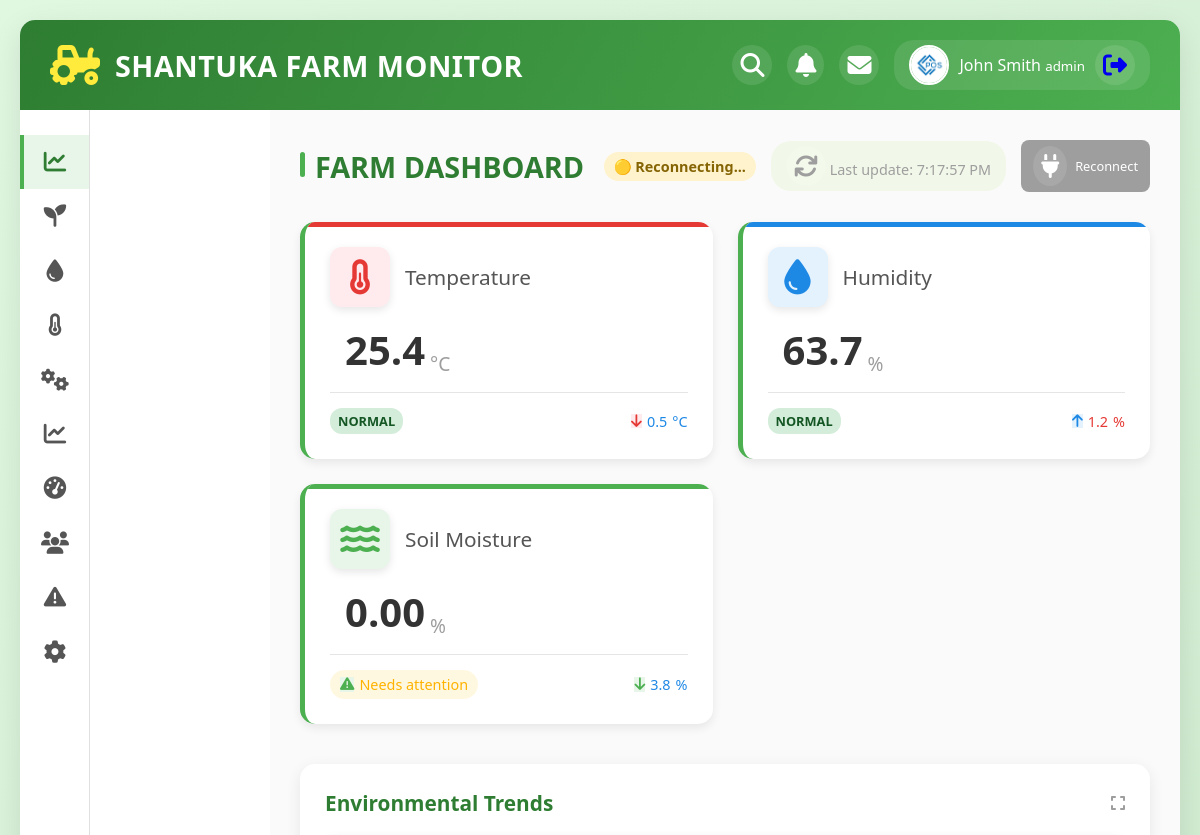
The page /dashboard (signed in, upper part) on the database as committed earlier.
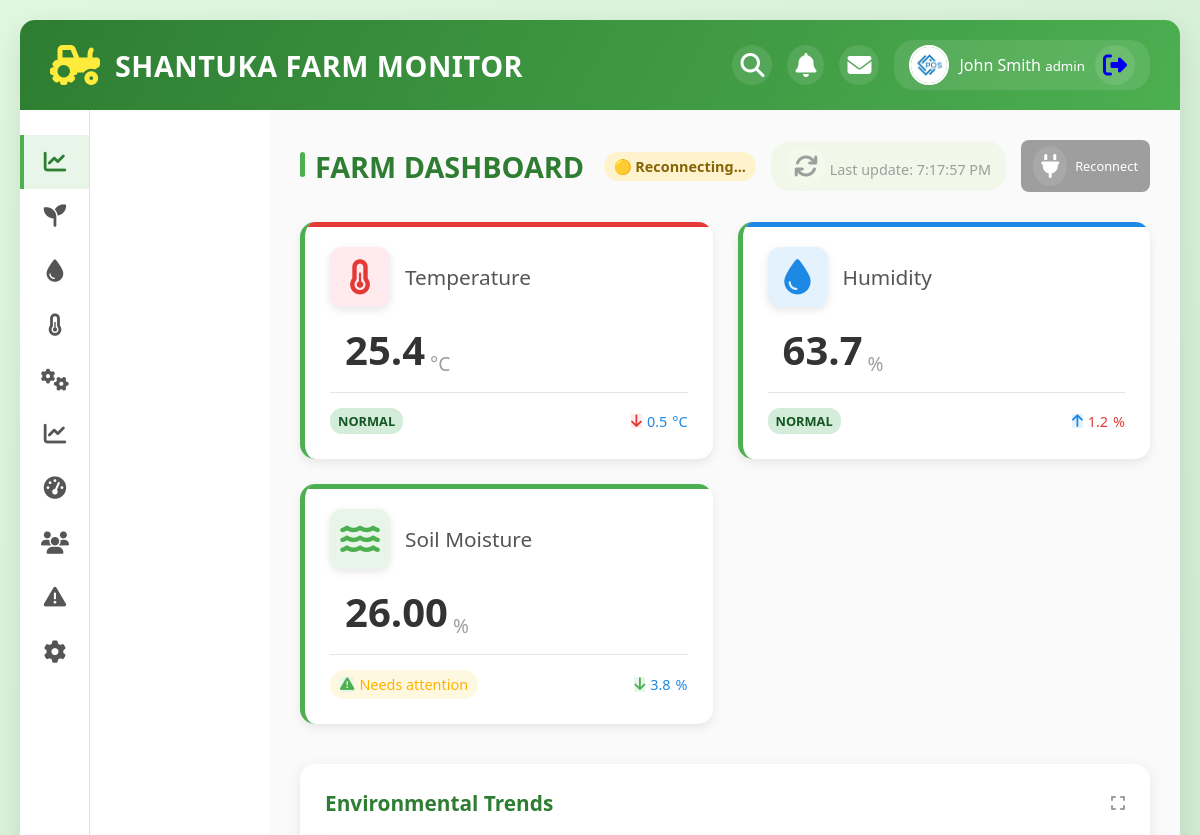
The same page on the database as committed later.
### tables this page shows
CREATE TABLE `sensor_readings` (
  `reading_id` bigint(20) UNSIGNED NOT NULL,
  `sensor_id` int(11) DEFAULT NULL,
  `value` decimal(6,2) NOT NULL,
  `reading_time` timestamp NOT NULL DEFAULT current_timestamp(),
  `status` varchar(20) DEFAULT 'normal' CHECK (`status` in ('normal','warning','critical'))
);

### app/Controllers/BaseController.php (called while the page is built, shortened)
<?php
abstract class BaseController {
    protected function render($viewName, $data = []) {
        $viewFile = __DIR__ . '/../Views/' . $viewName . '.php';
        extract($data);
        include $viewFile;
        $content = ob_get_clean();
        return $content;
    }
}

### index.php (called while the page is built, shortened)
<?php
spl_autoload_register(function ($class) {
    $file = APP_PATH . '/' . str_replace('\\', '/', $class) . '.php';
});
try {
    $app = new \App\Config\App();
    $app->run();
} catch (Exception $e) {
    http_response_code(500);
    echo json_encode([
        'error' => 'Internal Server Error',
        'message' => $e->getMessage()
    ]);
}

### app/Models/BaseModel.php (called while the page is built, shortened)
<?php
abstract class BaseModel {
    protected $db;
    public function __construct() {
        $this->db = new Database();
    }
    protected function executeQuery($sql, $params = []) {
        if (empty($params)) {
            $result = $this->db->query($sql);
            $data = [];
            while ($row = $result->fetch_assoc()) {
                $data[] = $row;
            }
            return $data;
        }
        $data = [];
        return $data;
    }
}

### app/Config/Database.php (called while the page is built, shortened)
<?php
class Database {
    private $host;
    private $username;
    private $password;
    private $database;
    private $connection;
    public function __construct() {
        $this->host = $_ENV['DB_HOST'] ?? getenv('DB_HOST') ?: 'localhost';
        $this->username = $_ENV['DB_USER'] ?? getenv('DB_USER') ?: 'root';
        $this->password = $_ENV['DB_PASS'] ?? getenv('DB_PASS') ?: '';
        $this->database = $_ENV['DB_NAME'] ?? getenv('DB_NAME') ?: 'farm_monitoring';
    }
    private function connect() {
        try {
            $this->connection = new \mysqli($this->host, $this->username, $this->password, $this->database);
            $this->connection->set_charset("utf8mb4");
        } catch (\Exception $e) {
            die("Database connection error: " . $e->getMessage());
        }
    }
    public function query($sql) {
        return $this->connection->query($sql);
    }
}

### app/Models/SensorModel.php (called while the page is built, shortened)
<?php
class SensorModel extends BaseModel {
    private $cache;
    public function __construct() {
        $this->cache = Cache::getInstance();
    }
    public function getLatestReadings() {
        return $this->cache->remember('latest_readings', 300, function() {
            $sql = "SELECT sr.*, s.sensor_type, s.sensor_name, s.location
                    FROM sensor_readings sr
                    JOIN sensors s ON sr.sensor_id = s.sensor_id
                    WHERE sr.reading_time = (
                        SELECT MAX(reading_time)
                        FROM sensor_readings
                        WHERE sensor_id = sr.sensor_id
                    )
                    ORDER BY s.sensor_type";
            return $this->executeQuery($sql);
        });
    }
}

### app/Config/Cache.php (called while the page is built, shortened)
<?php
class Cache {
    private $driver;
    private $config;
    private function __construct() {
        $this->config = [
            'driver' => $_ENV['CACHE_DRIVER'] ?? 'file',
            'ttl' => $_ENV['CACHE_TTL'] ?? 3600,
            'file_path' => __DIR__ . '/../../cache/',
            'redis' => [
                'host' => $_ENV['REDIS_HOST'] ?? '127.0.0.1',
                'port' => $_ENV['REDIS_PORT'] ?? 6379,
                'password' => $_ENV['REDIS_PASSWORD'] ?? null,
                'database' => $_ENV['REDIS_DB'] ?? 0
            ]
        ];
    }
    private function initializeDriver() {
        switch ($this->config['driver']) {
            case self::DRIVER_FILE:
            default:
                $this->driver = new FileCache($this->config['file_path']);
                break;
        }
    }
    public function get($key, $default = null) {
        return $this->driver->get($key, $default);
    }
    public function remember($key, $ttl, $callback) {
        $value = $this->get($key);
        if ($value === null) {
            $value = $callback();
        }
        return $value;
    }
}
class FileCache {
    private $path;
    public function __construct($path) {
        $this->path = $path;
    }
    public function get($key, $default = null) {
        $file = $this->getFilePath($key);
        if (!file_exists($file)) {
            return $default;
        }
        $data = unserialize(file_get_contents($file));
        return $data['value'];
    }
    private function getFilePath($key) {
        return $this->path . md5($key) . '.cache';
    }
}

### app/Views/dashboard/index.php (the view, shortened to what the changed rows need)
<div class="content-header">
    <h2>FARM DASHBOARD</h2>
</div>
<div class="stats-grid">
    <div class="stat-card moisture">
        <div class="card-value">
            <span id="moisture-value"><?= isset($sensorData['soil_moisture']['value']) ? htmlspecialchars($sensorData['soil_moisture']['value']) : 'N/A' ?></span>
            <span class="card-unit">%</span>
        </div>
    </div>
</div>
<?php
include __DIR__ . '/../layouts/main.php';
?>

Rows that differ between the two databases and show on the page:
no longer on this page (row unchanged): sensor_readings: value "0.00"
added sensor_readings: value "26.00"
